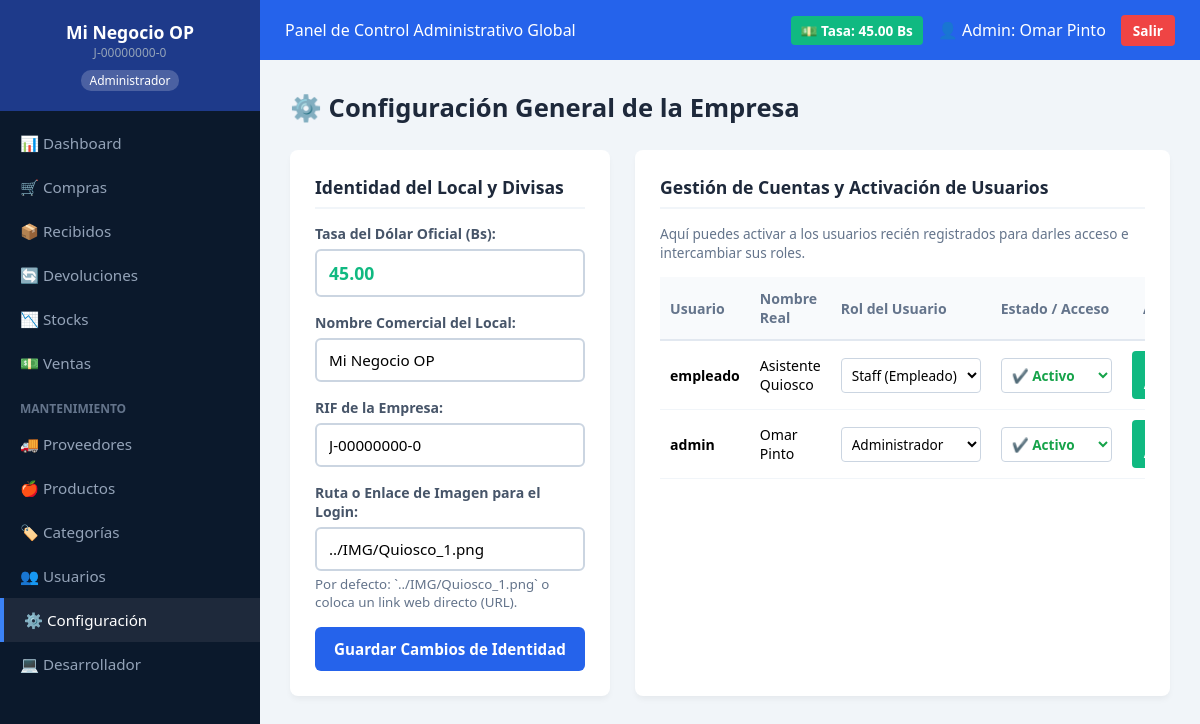
/PHP/configuracion.php (signed in), run on the app's committed database.
### tables this page shows
CREATE TABLE IF NOT EXISTS `usuarios` (
  `id` INT AUTO_INCREMENT PRIMARY KEY,
  `usuario` VARCHAR(50) NOT NULL UNIQUE,
  `password` VARCHAR(255) NOT NULL,
  `nombre` VARCHAR(100) NOT NULL,
  `rol` ENUM('Administrador', 'Staff') NOT NULL DEFAULT 'Staff',
  `estado` ENUM('Activo', 'Inactivo') NOT NULL DEFAULT 'Activo',
  `fecha_registro` TIMESTAMP DEFAULT CURRENT_TIMESTAMP
);

### CONEXION/conexiones.php (called while the page is built, shortened)
<?php
$servidor = "127.0.0.1";
$usuario  = "root";
$password = "";
$bd       = "DB_inventario_op";
try {
    $conexion = new PDO("mysql:host=$servidor;dbname=$bd;charset=utf8", $usuario, $password);
    $conexion->setAttribute(PDO::ATTR_ERRMODE, PDO::ERRMODE_EXCEPTION);
    $conexion->setAttribute(PDO::ATTR_DEFAULT_FETCH_MODE, PDO::FETCH_ASSOC);
} catch (PDOException $e) {
    die("Error crítico de conexión en el sistema: " . $e->getMessage());
}
$nombre_local_global = "Mi Negocio OP";
$rif_local_global = "J-00000000-0";
try {
    $stmt_global = $conexion->prepare("SELECT clave, valor FROM configuracion");
    $stmt_global->execute();
    $datos_config = $stmt_global->fetchAll(PDO::FETCH_ASSOC);
} catch (PDOException $e) {
}
?>

### PHP/configuracion.php (the view, shortened to what this page needs)
<?php
include '../CONEXION/conexiones.php';
$config = [
    'tasa_dolar'   => '1.00',
    'nombre_local' => 'Mi Negocio OP',
    'rif_local'    => 'J-00000000-0',
    'url_login_img'=> '../IMG/Quiosco_1.png'
];
try {
    $res_config = $conexion->query("SELECT clave, valor FROM configuracion")->fetchAll(PDO::FETCH_ASSOC);
    foreach ($res_config as $row) {
        if (array_key_exists($row['clave'], $config)) {
            $config[$row['clave']] = $row['valor'];
        }
    }
    $usuarios = $conexion->query("SELECT id, usuario, nombre, rol, estado FROM usuarios ORDER BY id DESC")->fetchAll(PDO::FETCH_ASSOC);
} catch (PDOException $e) {
}
?>
<!DOCTYPE html>
<html lang="es">
<head>
    <link rel="stylesheet" href="../CSS/configuracion.css">
</head>
<body>
    <div class="contenedor-sistema">
        <aside class="barra-lateral">
            <div class="logo-sistema">
                <h2><?php echo htmlspecialchars($nombre_local_global); ?></h2>
                <span style="font-size: 0.75rem; color: #94a3b8; display: block; margin-bottom: 5px;">
                <?php echo htmlspecialchars($rif_local_global); ?></span>
                <span class="etiqueta-rol"><?php echo $_SESSION['usuario_rol']; ?></span>
            </div>
            <nav class="menu-navegacion">
                <a href="dashboard_admin.php">📊 Dashboard</a>
                <a href="compras.php">🛒 Compras</a>
                <a href="recibidos.php">📦 Recibidos</a>
                <a href="devoluciones.php">🔄 Devoluciones</a>
                <a href="stocks.php">📉 Stocks</a>
                <a href="ventas.php">💵 Ventas</a>
                <div class="seccion-mantenimiento">Mantenimiento</div>
                <a href="proveedores.php">🚚 Proveedores</a>
                <a href="productos.php">🍎 Productos</a>
                <a href="categorias.php">🏷️ Categorías</a>
                <a href="usuarios.php">👥 Usuarios</a>
                <a href="configuracion.php" class="activo">⚙️ Configuración</a>
                <a href="desarrollador.php">💻 Desarrollador</a>
            </nav>
        </aside>
        <main class="contenido-principal">
            <header class="cabecera-superior">
                <div class="titulo-cabecera">
                    <span>Panel de Control Administrativo Global</span>
                </div>
                <div class="perfil-usuario">
                    <span class="badge-tasa">💵 Tasa: <?php echo number_format(floatval($config['tasa_dolar']), 2); ?> Bs</span>
                    <span class="usuario-nombre">👤 Admin: <?php echo $_SESSION['usuario_nombre']; ?></span>
                    <a href="logout.php" class="btn-cerrar-sesion">Salir</a>
                </div>
            </header>
            <div class="area-trabajo">
                <h1 class="titulo-pagina">⚙️ Configuración General de la Empresa</h1>
                <div class="layout-config">
                    <div class="tarjeta-config">
                        <h2>Identidad del Local y Divisas</h2>
                        <form action="configuracion.php" method="POST" autocomplete="off">
                            <div class="grupo-campo">
                                <label for="tasa_dolar">Tasa del Dólar Oficial (Bs):</label>
                                <input type="number" step="0.01" name="tasa_dolar" id="tasa_dolar" value="<?php echo htmlspecialchars($config['tasa_dolar']); ?>" required style="font-weight: bold; color: #10b981; font-size: 1.1rem;">
                            </div>
                            <div class="grupo-campo">
                                <label for="nombre_local">Nombre Comercial del Local:</label>
                                <input type="text" name="nombre_local" id="nombre_local" value="<?php echo htmlspecialchars($config['nombre_local']); ?>" required>
                            </div>
                            <div class="grupo-campo">
                                <label for="rif_local">RIF de la Empresa:</label>
                                <input type="text" name="rif_local" id="rif_local" value="<?php echo htmlspecialchars($config['rif_local']); ?>" required placeholder="Ej: J-12345678-9">
                            </div>
                            <div class="grupo-campo">
                                <label for="url_login_img">Ruta o Enlace de Imagen para el Login:</label>
                                <input type="text" name="url_login_img" id="url_login_img" value="<?php echo htmlspecialchars($config['url_login_img']); ?>" required>
                                <small style="color: #64748b; display:block; margin-top:4px;">Por defecto: `../IMG/Quiosco_1.png` o coloca un link web directo (URL).</small>
                            </div>
                            <button type="submit" name="guardar_ajustes" class="btn-guardar">Guardar Cambios de Identidad</button>
                        </form>
                    </div>
                    <div class="tarjeta-config grande">
                        <h2>Gestión de Cuentas y Activación de Usuarios</h2>
                        <p style="font-size:0.85rem; color:#64748b; margin-bottom:15px;">Aquí puedes activar a los usuarios recién registrados para darles acceso e intercambiar sus roles.</p>
                        <div class="tabla-responsiva">
                            <table>
                                <thead>
                                    <tr>
                                        <th>Usuario</th>
                                        <th>Nombre Real</th>
                                        <th>Rol del Usuario</th>
                                        <th>Estado / Acceso</th>
                                        <th style="text-align: center;">Acción</th>
                                    </tr>
                                </thead>
                                <tbody>
                                    <?php foreach ($usuarios as $u): ?>
                                        <tr>
                                            <form action="configuracion.php" method="POST" style="margin:0;">
                                                <td><strong><?php echo htmlspecialchars($u['usuario']); ?></strong></td>
                                                <td><?php echo htmlspecialchars($u['nombre']); ?></td>
                                                <td>
                                                    <select name="nuevo_rol" class="select-tabla">
                                                        <option value="Staff" <?php echo ($u['role'] ?? $u['rol'] === 'Staff') ? 'selected' : ''; ?>>Staff (Empleado)</option>
                                                        <option value="Administrador" <?php echo ($u['role'] ?? $u['rol'] === 'Administrador') ? 'selected' : ''; ?>>Administrador</option>
                                                    </select>
                                                </td>
                                                <td>
                                                    <select name="nuevo_estado" class="select-tabla <?php echo ($u['estado'] === 'Activo') ? 'txt-activo' : 'txt-inactivo'; ?>">
                                                        <option value="Activo" <?php echo ($u['estado'] === 'Activo') ? 'selected' : ''; ?>>✔️ Activo</option>
                                                    </select>
                                                </td>
                                                <td style="text-align: center;">
                                                    <button type="submit" name="actualizar_empleado" class="btn-actualizar-user">⚡ Aplicar</button>
                                                </td>
                                            </form>
                                        </tr>
                                    <?php endforeach; ?>
                                </tbody>
                            </table>
                        </div>
                    </div>
                </div>
            </div>
        </main>
    </div>
</body>
</html>

### CSS/configuracion.css (style rules this page uses)
* { margin: 0; padding: 0; box-sizing: border-box; font-family: 'Segoe UI', Tahoma, Geneva, Verdana, sans-serif; }
body { background-color: #f1f5f9; }
.contenedor-sistema { display: flex; min-height: 100vh; }
.barra-lateral { width: 260px; background-color: #0b192c; color: #ffffff; display: flex; flex-direction: column; }
.logo-sistema { padding: 20px; background-color: #1e3a8a; text-align: center; }
.logo-sistema h2 { font-size: 1.1rem; font-weight: 700; }
.etiqueta-rol { display: inline-block; font-size: 0.75rem; background-color: rgba(255, 255, 255, 0.2); padding: 2px 8px; border-radius: 10px; margin-top: 4px; text-transform: capitalize; }
.menu-navegacion { display: flex; flex-direction: column; padding: 10px 0; }
.menu-navegacion a { color: #94a3b8; text-decoration: none; padding: 12px 20px; display: block; font-size: 0.95rem; }
.menu-navegacion a:hover, .menu-navegacion a.activo { background-color: #1e293b; color: #ffffff; border-left: 4px solid #3b82f6; }
.seccion-mantenimiento { padding: 15px 20px 5px 20px; font-size: 0.75rem; text-transform: uppercase; color: #64748b; font-weight: bold; }
.cabecera-superior { background-color: #2563eb; color: #ffffff; height: 60px; display: flex; justify-content: space-between; align-items: center; padding: 0 25px; }
.perfil-usuario { display: flex; align-items: center; gap: 15px; }
.badge-tasa { background-color: #10b981; padding: 5px 10px; border-radius: 4px; font-weight: bold; font-size: 0.85rem; }
.btn-cerrar-sesion { background-color: #ef4444; color: white; text-decoration: none; padding: 6px 12px; border-radius: 4px; font-size: 0.85rem; font-weight: bold; }
.contenido-principal { flex: 1; display: flex; flex-direction: column; }
.area-trabajo { padding: 30px; }
.titulo-pagina { font-size: 1.6rem; color: #1e293b; margin-bottom: 25px; }
.layout-config { display: flex; flex-wrap: wrap; gap: 25px; }
.tarjeta-config { flex: 1; min-width: 320px; background: #ffffff; border-radius: 8px; padding: 25px; box-shadow: 0 4px 6px -1px rgba(0,0,0,0.05); }
.tarjeta-config.grande { flex: 2; min-width: 500px; }
.tarjeta-config h2 { font-size: 1.1rem; color: #1e293b; margin-bottom: 15px; border-bottom: 2px solid #f1f5f9; padding-bottom: 8px; }
.grupo-campo { margin-bottom: 16px; }
.grupo-campo label { display: block; font-size: 0.88rem; font-weight: 600; color: #475569; margin-bottom: 6px; }
.grupo-campo input { width: 100%; padding: 10px 12px; border: 2px solid #cbd5e1; border-radius: 6px; font-size: 0.95rem; }
.btn-guardar { width: 100%; background-color: #2563eb; color: white; border: none; padding: 12px; border-radius: 6px; font-size: 0.95rem; font-weight: bold; cursor: pointer; transition: background 0.2s; }
.tabla-responsiva { overflow-x: auto; }
table { width: 100%; border-collapse: collapse; font-size: 0.88rem; }
th { background-color: #f8fafc; color: #64748b; padding: 12px 10px; border-bottom: 2px solid #e2e8f0; text-align: left; }
td { padding: 10px; border-bottom: 1px solid #f1f5f9; vertical-align: middle; }
.select-tabla { padding: 6px; border: 1px solid #cbd5e1; border-radius: 4px; background: #ffffff; font-size: 0.85rem; }
.select-tabla.txt-activo { color: #16a34a; font-weight: bold; }
.btn-actualizar-user { background-color: #10b981; color: white; border: none; padding: 6px 12px; border-radius: 4px; cursor: pointer; font-size: 0.8rem; font-weight: bold; }

### data on the page
usuarios: usuario "empleado", nombre "Asistente Quiosco", nuevo_rol "Staff (Empleado)", nuevo_estado "✔️ Activo"
usuarios: usuario "admin", nombre "Omar Pinto", nuevo_rol "Administrador", nuevo_estado "✔️ Activo"

### other printed values
$nombre_local_global "Mi Negocio OP"
$rif_local_global "J-00000000-0"
$_SESSION['usuario_rol'] "Administrador"
$config['tasa_dolar'] "45.00"
$_SESSION['usuario_nombre'] "Omar Pinto"
